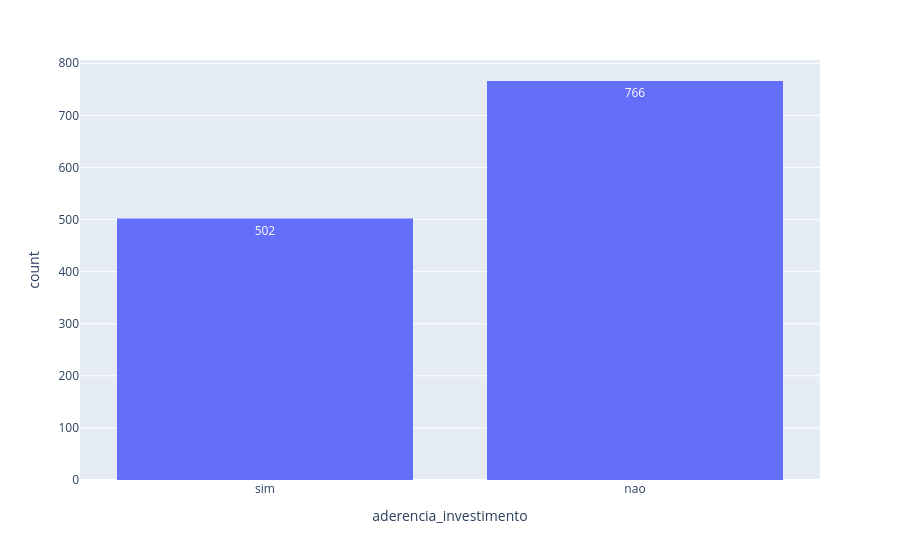

Here is the notebook cell this chart was saved with:
### Code cell
px.histogram(dados, x='aderencia_investimento', text_auto=True)

### Figure 1 — Plotly figure (JSON) as saved in the notebook; plotly's stock layout.template omitted (floating-point values rounded to 4 significant figures; data arrays with more than 128 entries replaced by an {"elided": "..."} marker saying what was removed)
{"data": [{"bingroup": "x", "hovertemplate": "aderencia_investimento=%{x}<br>count=%{y}<extra></extra>", "legendgroup": "", "marker": {"color": "#636efa", "pattern": {"shape": ""}}, "name": "", "orientation": "v", "showlegend": false, "texttemplate": "%{value}", "type": "histogram", "x": {"elided": "1268 str values"}, "xaxis": "x", "yaxis": "y"}], "layout": {"barmode": "relative", "legend": {"tracegroupgap": 0}, "margin": {"t": 60}, "xaxis": {"anchor": "y", "domain": [0, 1], "title": {"text": "aderencia_investimento"}}, "yaxis": {"anchor": "x", "domain": [0, 1], "title": {"text": "count"}}}}
